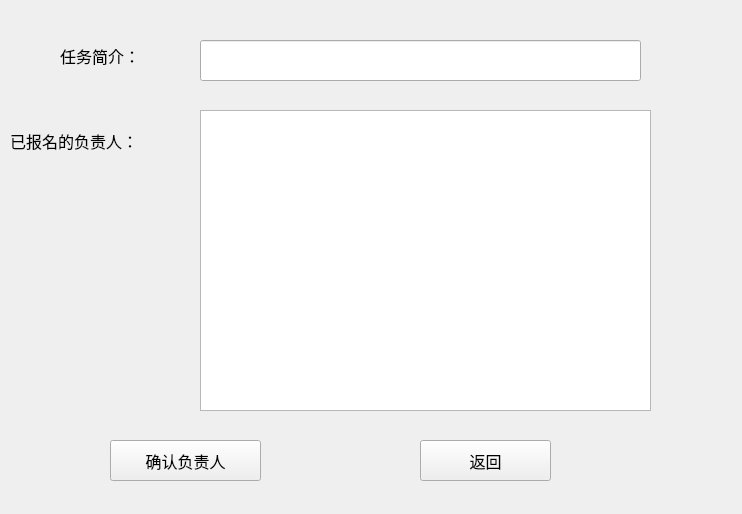
<?xml version="1.0" encoding="UTF-8"?>
<ui version="4.0">
 <class>showMApplyw</class>
 <widget class="QWidget" name="showMApplyw">
  <property name="geometry">
   <rect>
    <x>0</x>
    <y>0</y>
    <width>742</width>
    <height>514</height>
   </rect>
  </property>
  <property name="windowTitle">
   <string>Form</string>
  </property>
  <widget class="QTableWidget" name="tApplierlist">
   <property name="geometry">
    <rect>
     <x>200</x>
     <y>110</y>
     <width>451</width>
     <height>301</height>
    </rect>
   </property>
  </widget>
  <widget class="QLineEdit" name="lTaskname">
   <property name="geometry">
    <rect>
     <x>200</x>
     <y>40</y>
     <width>441</width>
     <height>41</height>
    </rect>
   </property>
  </widget>
  <widget class="QLabel" name="label">
   <property name="geometry">
    <rect>
     <x>60</x>
     <y>40</y>
     <width>101</width>
     <height>31</height>
    </rect>
   </property>
   <property name="font">
    <font>
     <pointsize>12</pointsize>
    </font>
   </property>
   <property name="text">
    <string>任务简介：</string>
   </property>
  </widget>
  <widget class="QLabel" name="label_2">
   <property name="geometry">
    <rect>
     <x>10</x>
     <y>120</y>
     <width>161</width>
     <height>41</height>
    </rect>
   </property>
   <property name="font">
    <font>
     <pointsize>12</pointsize>
    </font>
   </property>
   <property name="text">
    <string>已报名的负责人：</string>
   </property>
  </widget>
  <widget class="QPushButton" name="bConfirm">
   <property name="geometry">
    <rect>
     <x>110</x>
     <y>440</y>
     <width>151</width>
     <height>41</height>
    </rect>
   </property>
   <property name="font">
    <font>
     <pointsize>12</pointsize>
    </font>
   </property>
   <property name="text">
    <string>确认负责人</string>
   </property>
  </widget>
  <widget class="QPushButton" name="bReturn">
   <property name="geometry">
    <rect>
     <x>420</x>
     <y>440</y>
     <width>131</width>
     <height>41</height>
    </rect>
   </property>
   <property name="font">
    <font>
     <pointsize>12</pointsize>
    </font>
   </property>
   <property name="text">
    <string>返回</string>
   </property>
  </widget>
 </widget>
 <resources/>
 <connections/>
</ui>
